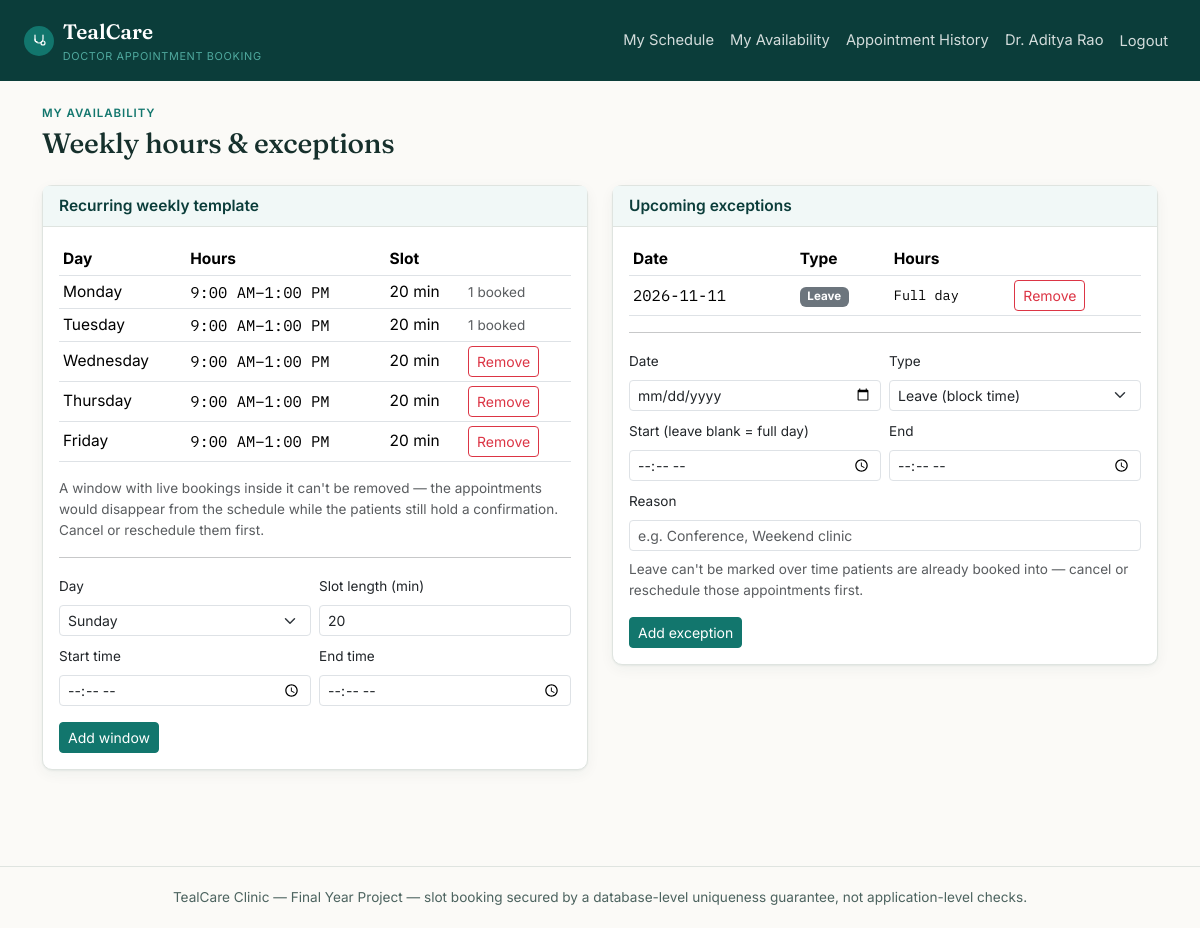
Screenshot of /doctor/availability (signed in) with the database file from the repository.
### tables this page shows
CREATE TABLE users (
    id INT AUTO_INCREMENT PRIMARY KEY,
    role ENUM('admin','doctor','patient') NOT NULL,
    name VARCHAR(150) NOT NULL,
    email VARCHAR(190) NOT NULL UNIQUE,
    password_hash VARCHAR(255) NOT NULL,
    phone VARCHAR(20) NULL,
     
    staff_code VARCHAR(20) NULL UNIQUE,
     
     
    status ENUM('active','suspended') NOT NULL DEFAULT 'active',
    reset_token VARCHAR(64) NULL,
    reset_token_expires_at DATETIME NULL,
    created_at TIMESTAMP NOT NULL DEFAULT CURRENT_TIMESTAMP
);

CREATE TABLE doctor_weekly_availability (
    id INT AUTO_INCREMENT PRIMARY KEY,
    doctor_id INT NOT NULL,
    day_of_week TINYINT NOT NULL,
    start_time TIME NOT NULL,
    end_time TIME NOT NULL,
    slot_duration_minutes INT NOT NULL DEFAULT 20,
    created_at TIMESTAMP NOT NULL DEFAULT CURRENT_TIMESTAMP,
    FOREIGN KEY (doctor_id) REFERENCES doctors(id) ON DELETE CASCADE,
    INDEX idx_doctor_dow (doctor_id, day_of_week)
);

CREATE TABLE doctor_availability_exceptions (
    id INT AUTO_INCREMENT PRIMARY KEY,
    doctor_id INT NOT NULL,
    exception_date DATE NOT NULL,
    type ENUM('leave','extra_hours') NOT NULL,
    start_time TIME NULL,
    end_time TIME NULL,
    reason VARCHAR(255) NULL,
    created_at TIMESTAMP NOT NULL DEFAULT CURRENT_TIMESTAMP,
    FOREIGN KEY (doctor_id) REFERENCES doctors(id) ON DELETE CASCADE,
    INDEX idx_doctor_date (doctor_id, exception_date)
);

### app/views/doctor/availability.php (the view, shortened to what the rows shown need)
<p class="eyebrow mb-1">My availability</p>
<h1 class="h3 mb-4">Weekly hours &amp; exceptions</h1>
<?php $days = ['Sunday','Monday','Tuesday','Wednesday','Thursday','Friday','Saturday']; ?>
<div class="row g-4">
    <div class="col-lg-6">
        <div class="card card-tc mb-4">
            <div class="card-header">Recurring weekly template</div>
            <div class="card-body">
                <?php if (empty($availability)): ?>
                    <p class="text-muted">No weekly hours set yet — add your first window below.</p>
                <?php else: ?>
                    <table class="table table-sm align-middle">
                        <thead><tr><th>Day</th><th>Hours</th><th>Slot</th><th></th></tr></thead>
                        <tbody>
                        <?php foreach ($availability as $row): ?>
                            <tr>
                                <td><?= $days[(int) $row['day_of_week']] ?></td>
                                <td class="mono"><?= date('g:i A', strtotime($row['start_time'])) ?>–<?= date('g:i A', strtotime($row['end_time'])) ?></td>
                                <td><?= (int) $row['slot_duration_minutes'] ?> min</td>
                                <td>
                                    <?php $locked = $availabilityLocks['windows'][(int) $row['id']] ?? 0; ?>
                                    <?php if ($locked > 0): ?>
                                        <span class="text-muted small" title="Cancel or reschedule them first — removing this window would drop them off the schedule."><?= $locked ?> booked</span>
                                    <?php else: ?>
                                        <form method="post" action="<?= Router::url('/doctor/availability/' . $row['id'] . '/delete') ?>" onsubmit="return confirm('Remove this window?');">
                                            <button class="btn btn-sm btn-outline-danger">Remove</button>
                                        </form>
                                    <?php endif; ?>
                                </td>
                            </tr>
                        <?php endforeach; ?>
                        </tbody>
                    </table>
                    <p class="text-muted small mb-0">A window with live bookings inside it can't be removed — the appointments would disappear from the schedule while the patients still hold a confirmation. Cancel or reschedule them first.</p>
                <?php endif; ?>
                <hr>
                <form method="post" action="<?= Router::url('/doctor/availability') ?>" class="row g-2">
                    <div class="col-6">
                        <label class="form-label small">Day</label>
                        <select name="day_of_week" class="form-select form-select-sm" required>
                            <?php foreach ($days as $i => $name): ?><option value="<?= $i ?>"><?= $name ?></option><?php endforeach; ?>
                        </select>
                    </div>
                    <div class="col-6">
                        <label class="form-label small">Slot length (min)</label>
                        <input type="number" name="slot_duration_minutes" class="form-control form-control-sm" value="20" min="5" max="120" required>
                    </div>
                    <div class="col-6">
                        <label class="form-label small">Start time</label>
                        <input type="time" name="start_time" class="form-control form-control-sm" required>
                    </div>
                    <div class="col-6">
                        <label class="form-label small">End time</label>
                        <input type="time" name="end_time" class="form-control form-control-sm" required>
                    </div>
                    <div class="col-12">
                        <button class="btn btn-tc btn-sm mt-2">Add window</button>
                    </div>
                </form>
            </div>
        </div>
    </div>
    <div class="col-lg-6">
        <div class="card card-tc mb-4">
            <div class="card-header">Upcoming exceptions</div>
            <div class="card-body">
                <?php if (empty($exceptions)): ?>
                    <p class="text-muted">No leave or extra-hours exceptions coming up.</p>
                <?php else: ?>
                    <table class="table table-sm align-middle">
                        <thead><tr><th>Date</th><th>Type</th><th>Hours</th><th></th></tr></thead>
                        <tbody>
                        <?php foreach ($exceptions as $row): ?>
                            <tr>
                                <td class="mono"><?= htmlspecialchars($row['exception_date'], ENT_QUOTES) ?></td>
                                <td><?= $row['type'] === 'leave' ? '<span class="badge text-bg-secondary">Leave</span>' : '<span class="tag-extra">Extra hours</span>' ?></td>
                                <td class="mono small"><?= $row['start_time'] ? date('g:i A', strtotime($row['start_time'])) . '–' . date('g:i A', strtotime($row['end_time'])) : 'Full day' ?></td>
                                <td>
                                    <?php $locked = $availabilityLocks['exceptions'][(int) $row['id']] ?? 0; ?>
                                    <?php if ($locked > 0): ?>
                                        <span class="text-muted small" title="Cancel or reschedule them first — removing this clinic would drop them off the schedule."><?= $locked ?> booked</span>
                                    <?php else: ?>
                                        <form method="post" action="<?= Router::url('/doctor/exceptions/' . $row['id'] . '/delete') ?>" onsubmit="return confirm('Remove this exception?');">
                                            <button class="btn btn-sm btn-outline-danger">Remove</button>
                                        </form>
                                    <?php endif; ?>
                                </td>
                            </tr>
                        <?php endforeach; ?>
                        </tbody>
                    </table>
                <?php endif; ?>
                <hr>
                <form method="post" action="<?= Router::url('/doctor/exceptions') ?>" class="row g-2" id="exceptionForm">
                    <div class="col-6">
                        <label class="form-label small">Date</label>
                        <input type="date" name="exception_date" class="form-control form-control-sm" min="<?= date('Y-m-d') ?>" required>
                    </div>
                    <div class="col-6">
                        <label class="form-label small">Type</label>
                        <select name="type" class="form-select form-select-sm" id="exceptionType" required>
                            <option value="leave">Leave (block time)</option>
                        </select>
                    </div>
                    <div class="col-6 exception-time"><label class="form-label small">Start (leave blank = full day)</label><input type="time" name="start_time" class="form-control form-control-sm"></div>
                    <div class="col-6 exception-time"><label class="form-label small">End</label><input type="time" name="end_time" class="form-control form-control-sm"></div>
                    <div class="col-12">
                        <label class="form-label small">Reason</label>
                        <input type="text" name="reason" class="form-control form-control-sm" placeholder="e.g. Conference, Weekend clinic">
                    </div>
                    <div class="col-12">
                        <p class="text-muted small mb-0">Leave can't be marked over time patients are already booked into — cancel or reschedule those appointments first.</p>
                    </div>
                    <div class="col-12">
                        <button class="btn btn-tc btn-sm mt-2">Add exception</button>
                    </div>
                </form>
            </div>
        </div>
    </div>
</div>

### core/Router.php (shortened to what the rows shown need)
<?php
class Router
{
    private array $routes = ['GET' => [], 'POST' => []];
    private static string $basePath = '';
    public static function setBasePath(string $path): void
    {
        self::$basePath = rtrim($path, '/');
    }
    public static function url(string $path = ''): string
    {
        return self::$basePath . $path;
    }
    public function get(string $pattern, array $handler): void
    {
        $this->routes['GET'][$pattern] = $handler;
    }
    public function post(string $pattern, array $handler): void
    {
        $this->routes['POST'][$pattern] = $handler;
    }
    public function dispatch(string $method, string $uri): void
    {
        $path = parse_url($uri, PHP_URL_PATH) ?? '/';
        $path = rtrim($path, '/');
        foreach ($this->routes[$method] ?? [] as $pattern => $handler) {
            $params = $this->match($pattern, $path);
            if ($params !== null) {
                [$controllerClass, $action] = $handler;
                $controller = new $controllerClass();
                call_user_func_array([$controller, $action], $params);
                return;
            }
        }
    }
    private function match(string $pattern, string $path): ?array
    {
        $regex = preg_replace('#\{[a-zA-Z_]+\}#', '([^/]+)', $pattern);
        $regex = rtrim($regex, '/');
        if ($regex === '') {
            $regex = '/';
        }
        if (!preg_match('#^' . $regex . '$#', $path, $matches)) {
            return null;
        }
        array_shift($matches);
        return $matches;
    }
}

### app/views/partials/header.php (shortened to what the rows shown need)
<?php
$currentUser = Auth::user();
?>
<!doctype html>
<html lang="en">
<head>
    <link href="https://cdn.jsdelivr.net/npm/bootstrap@5.3.3/dist/css/bootstrap.min.css" rel="stylesheet">
    <link href="<?= Router::url('/assets/css/style.css') ?>" rel="stylesheet">
</head>
<body>
<nav class="navbar navbar-expand-lg navbar-tc">
    <div class="container-fluid px-3 px-lg-4">
        <a class="navbar-brand" href="<?= Router::url($currentUser ? \App\Controllers\AuthController::roleHome($currentUser['role']) : '/login') ?>">
            <span class="brand-mark">
            </span>
            <span>TealCare<small>Doctor Appointment Booking</small></span>
        </a>
        <div class="collapse navbar-collapse" id="navMain">
            <ul class="navbar-nav ms-auto align-items-lg-center">
                <?php if ($currentUser && $currentUser['role'] === 'admin'): ?>
                    <li class="nav-item"><a class="nav-link" href="<?= Router::url('/admin/dashboard') ?>">Dashboard</a></li>
                    <li class="nav-item"><a class="nav-link" href="<?= Router::url('/admin/doctors') ?>">Doctors</a></li>
                    <li class="nav-item"><a class="nav-link" href="<?= Router::url('/admin/specializations') ?>">Specializations</a></li>
                    <li class="nav-item"><a class="nav-link" href="<?= Router::url('/admin/board') ?>">Today's Board</a></li>
                    <li class="nav-item"><a class="nav-link" href="<?= Router::url('/admin/appointments') ?>">Appointments</a></li>
                    <li class="nav-item"><a class="nav-link" href="<?= Router::url('/admin/patients') ?>">Patients</a></li>
                    <li class="nav-item"><a class="nav-link" href="<?= Router::url('/admin/stress-test') ?>">Stress Test</a></li>
                    <li class="nav-item"><a class="nav-link" href="<?= Router::url('/admin/audit-log') ?>">Audit &amp; Reports</a></li>
                <?php elseif ($currentUser && $currentUser['role'] === 'doctor'): ?>
                    <li class="nav-item"><a class="nav-link" href="<?= Router::url('/doctor/dashboard') ?>">My Schedule</a></li>
                    <li class="nav-item"><a class="nav-link" href="<?= Router::url('/doctor/availability') ?>">My Availability</a></li>
                    <li class="nav-item"><a class="nav-link" href="<?= Router::url('/doctor/appointments') ?>">Appointment History</a></li>
                <?php endif; ?>
                <?php if ($currentUser): ?>
                    <li class="nav-item"><a class="nav-link" href="<?= Router::url('/account') ?>"><?= htmlspecialchars($currentUser['name'], ENT_QUOTES) ?></a></li>
                    <li class="nav-item">
                        <form method="post" action="<?= Router::url('/logout') ?>" class="d-inline">
                            <button type="submit" class="btn btn-link nav-link" style="border:0;">Logout</button>
                        </form>
                    </li>
                <?php else: ?>
                    <li class="nav-item"><a class="nav-link" href="<?= Router::url('/login') ?>">Login</a></li>
                    <li class="nav-item"><a class="nav-link" href="<?= Router::url('/register') ?>">Register</a></li>
                <?php endif; ?>
            </ul>
        </div>
    </div>
</nav>
<div class="container py-4">

### rows the page displays
users: name "Dr. Aditya Rao"
doctor_weekly_availability: day_of_week "Monday", start_time "9:00 AM", end_time "1:00 PM", slot_duration_minutes "20", id "1"
doctor_weekly_availability: day_of_week "Tuesday", start_time "9:00 AM", end_time "1:00 PM", slot_duration_minutes "20", id "1"
doctor_weekly_availability: day_of_week "Wednesday", start_time "9:00 AM", end_time "1:00 PM", slot_duration_minutes "20"
doctor_weekly_availability: day_of_week "Thursday", start_time "9:00 AM", end_time "1:00 PM", slot_duration_minutes "20"
doctor_weekly_availability: day_of_week "Friday", start_time "9:00 AM", end_time "1:00 PM", slot_duration_minutes "20"
doctor_availability_exceptions: exception_date "2026-11-11", type "Leave", shows "Full day"

### other values shown
form field day_of_week "Sunday"
